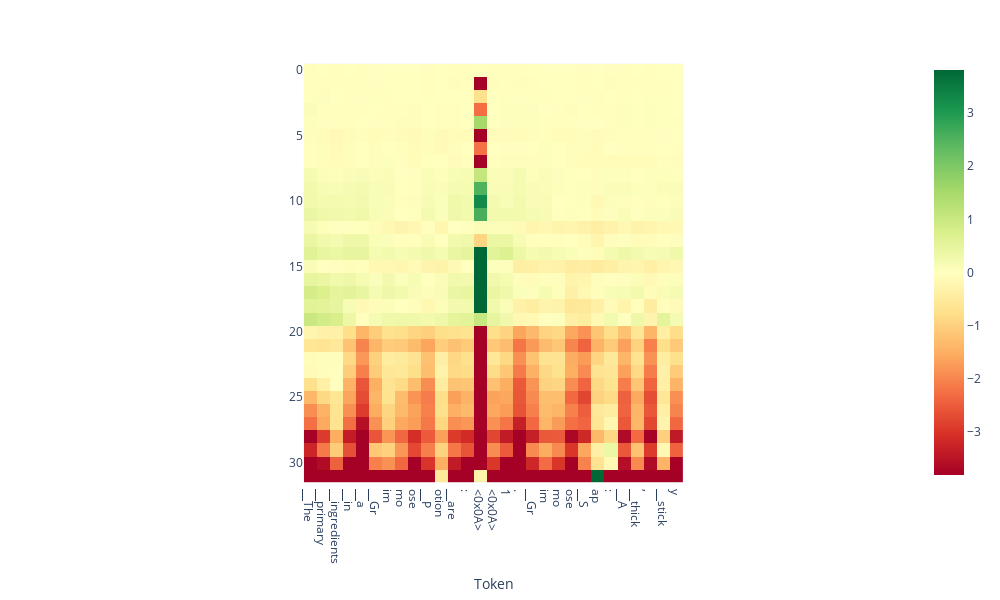

The notebook cell saved with this chart:
### Code cell
doc.plot_projection_heatmap(output['projections'], output['tokens'], lastn_tokens_to_plot=None, saturate_at='auto')

### Figure 1 — Plotly figure (JSON) as saved in the notebook; plotly's stock layout.template omitted (floating-point values rounded to 4 significant figures; data arrays with more than 128 entries replaced by an {"elided": "..."} marker saying what was removed)
{"data": [{"coloraxis": "coloraxis", "hovertemplate": "Token: %{x}<br>y: %{y}<br>color: %{z}<extra></extra>", "name": "0", "type": "heatmap", "xaxis": "x", "yaxis": "y", "z": {"elided": "32x29 float values"}}], "layout": {"coloraxis": {"cmax": 3.812, "cmin": -3.812, "colorscale": [[0, "rgb(165,0,38)"], [0.1, "rgb(215,48,39)"], [0.2, "rgb(244,109,67)"], [0.3, "rgb(253,174,97)"], [0.4, "rgb(254,224,139)"], [0.5, "rgb(255,255,191)"], [0.6, "rgb(217,239,139)"], [0.7, "rgb(166,217,106)"], [0.8, "rgb(102,189,99)"], [0.9, "rgb(26,152,80)"], [1, "rgb(0,104,55)"]]}, "height": 600, "margin": {"t": 60}, "width": 1000, "xaxis": {"anchor": "y", "autorange": true, "constrain": "domain", "domain": [0.2707, 0.7293], "range": [-0.5, 28.5], "scaleanchor": "y", "ticktext": ["▁The", "▁primary", "▁ingredients", "▁in", "▁a", "▁Gr", "im", "mo", "ose", "▁P", "otion", "▁are", ":", "<0x0A>", "<0x0A>", "1", ".", "▁Gr", "im", "mo", "ose", "▁S", "ap", ":", "▁A", "▁thick", ",", "▁stick", "y", "▁substance"], "tickvals": [0, 1, 2, 3, 4, 5, 6, 7, 8, 9, 10, 11, 12, 13, 14, 15, 16, 17, 18, 19, 20, 21, 22, 23, 24, 25, 26, 27, 28, 29], "title": {"text": "Token"}}, "yaxis": {"anchor": "x", "autorange": true, "constrain": "domain", "domain": [0, 1], "range": [31.5, -0.5]}}}
